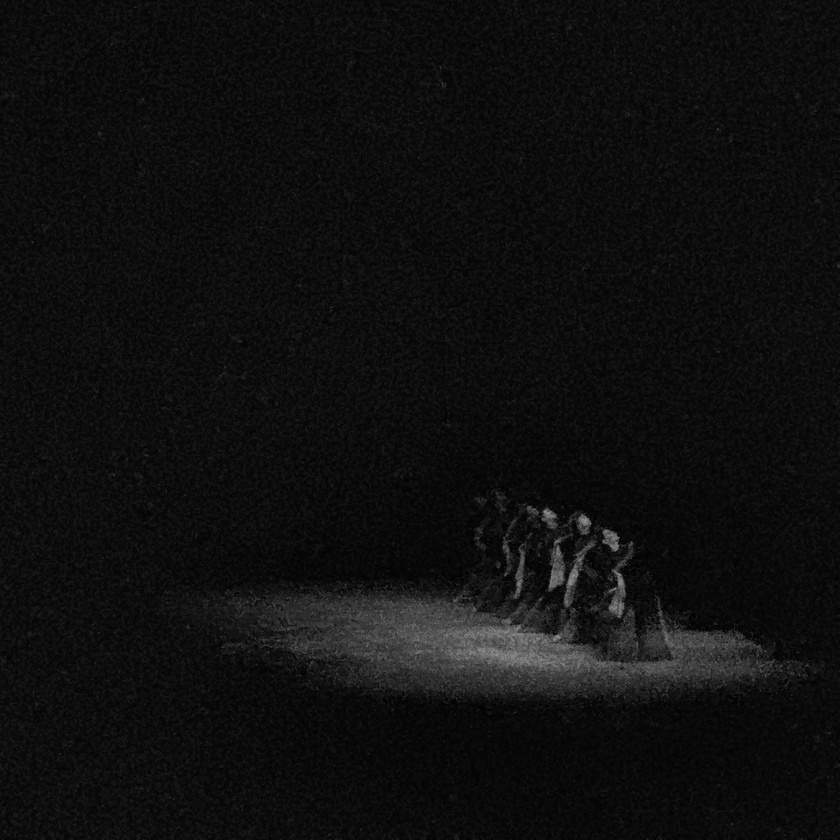
#> input picture DigitalImageHW2/image/dance_crop_gray.jpg, 840 x 840 px, shrunk from 2048 x 2048 before the run
$ python dct2.py
#> lines starting #> are read from the running program, lines starting #| are printed output that depends on the picture
import numpy as np
import cv2
from scipy.fft import dct, idct

def dct2d(img):
    dct_row = dct(img, axis=0)
    ret = dct(dct_row, axis=1)
    return ret

fname = "../image/dance_crop_gray"
img = cv2.imread(fname + ".jpg")[:,:,0]  # 灰度图，只取一个通道即可
#> img: shape (840, 840); min 0, max 154, mean 15.1

dct_ret = dct2d(img)
#> in dct2d, `dct_row = dct(img, axis=0)`:
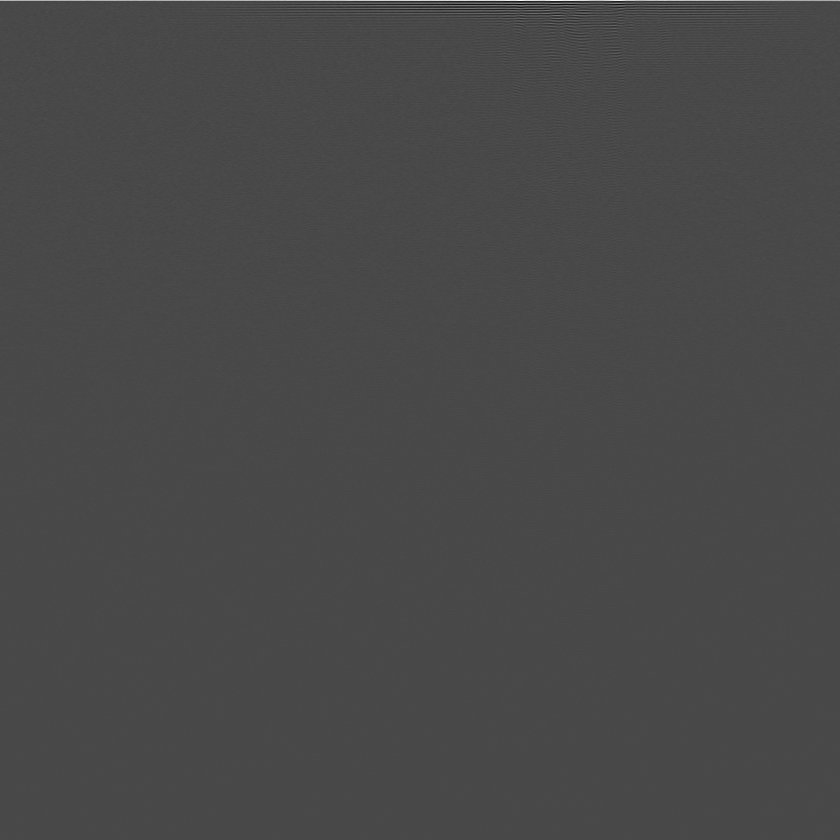
#> dct_row: shape (840, 840) float64; min -15128.9, max 37654, mean 27.3; drawn with min black and max white

amp = np.log(1 + np.abs(dct_ret))
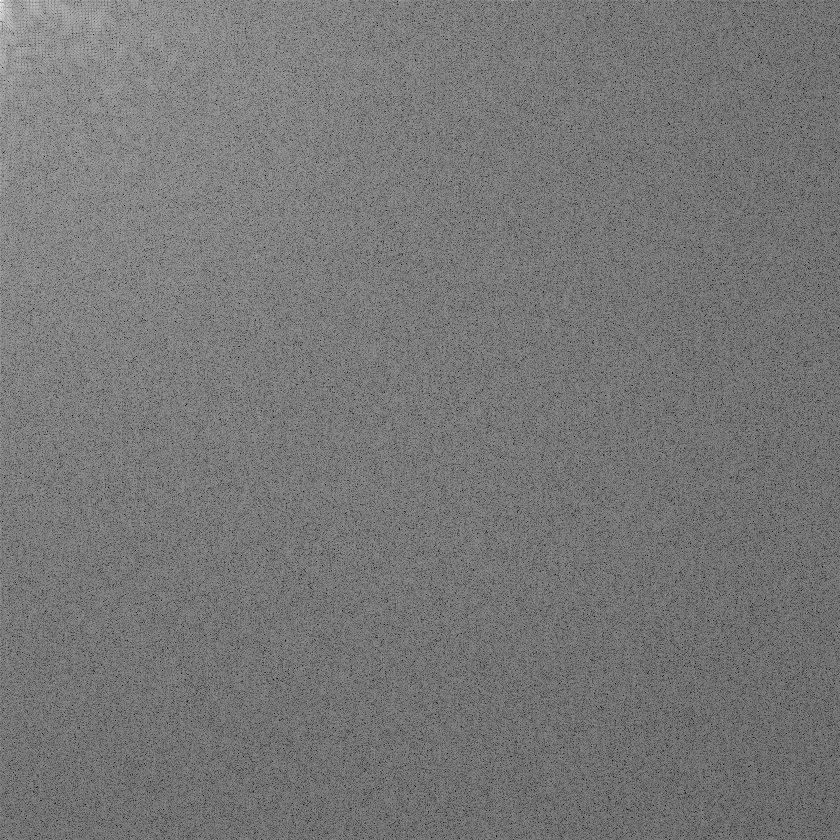
#> amp: shape (840, 840) float64; min 0.0106, max 17.57, mean 8.22; drawn with min black and max white
amp = (amp - amp.min()) / (amp.max() - amp.min()) * 255

cv2.imwrite(fname + "_dct_py.jpg", amp)
